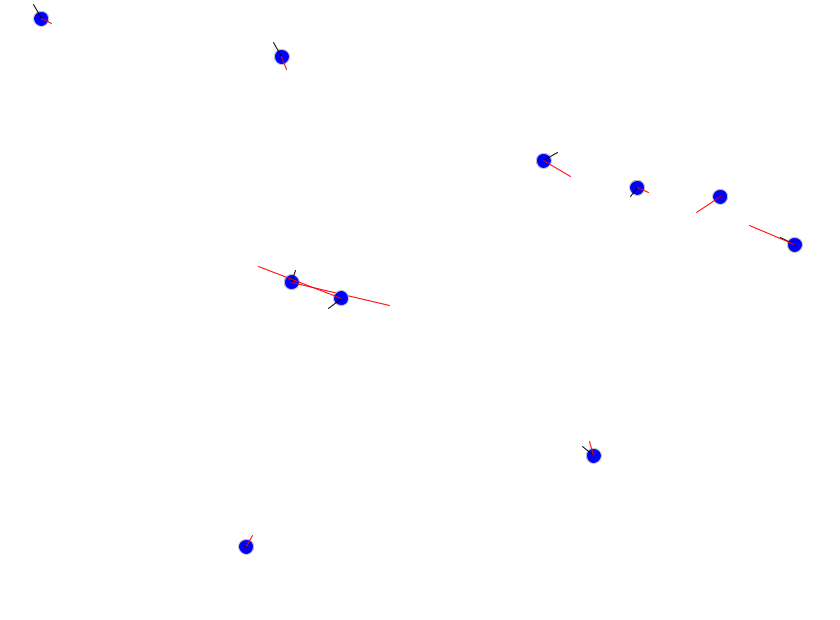
Frame 1 (no input)
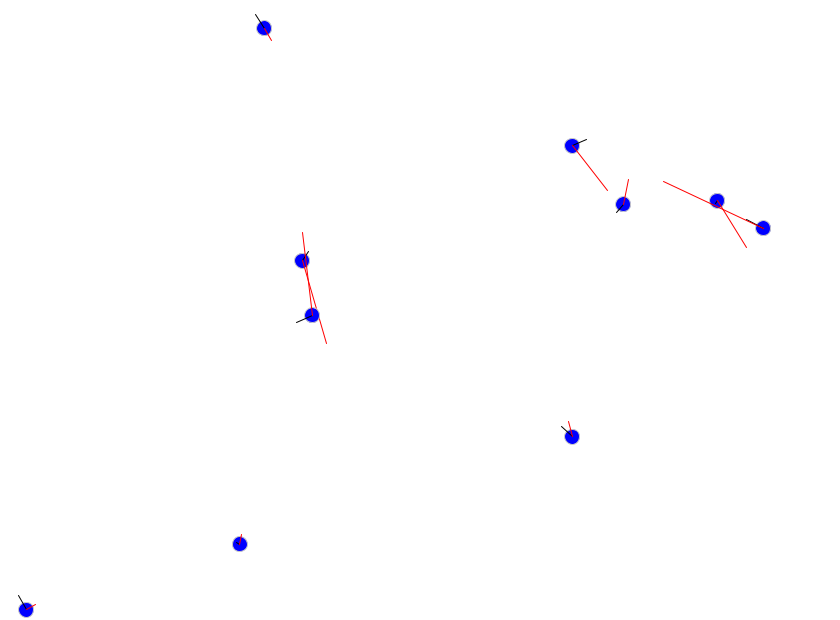
Frame 60 (the mouse pressed at the canvas centre just before this capture)
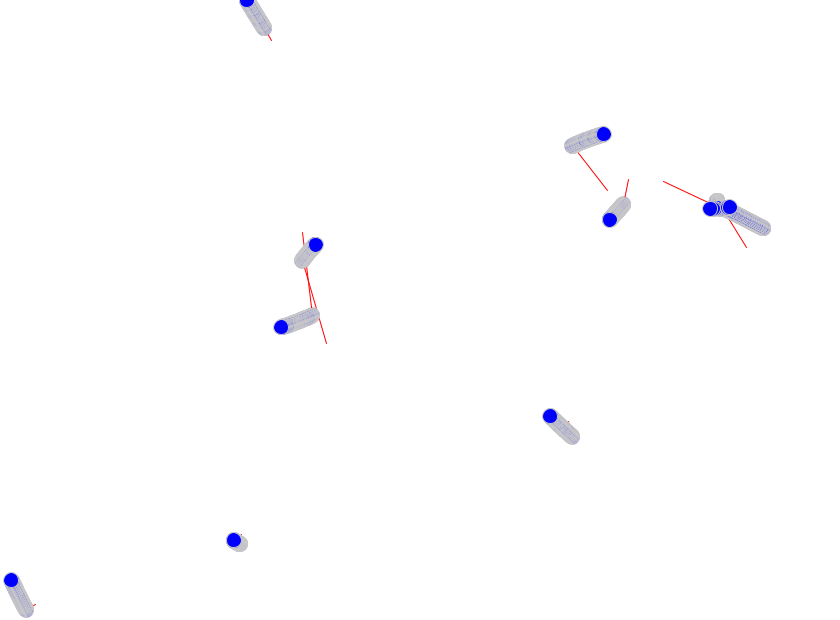
Frame 120 (the mouse held since frame 60 and released just before this capture)

The Processing sketch that drew these frames (run headless with seeded random() and noise(); from frame 60 on, the mouse is pressed at the canvas centre):

// Processing sketch: processing_136015
// ── processing_136015.pde

/*Trabalho 1 - Sistema de Particulas - calculo numerico - 1s2014 - IMECC - Unicamp
 
 Prof. Martinez
 
 TODO: Escrever um Latex explicando o algoritmo e as consideracoes e a teoria ...
 
 Grupo:
 Caio Augusto
 Lucas Garcia
 Caique Conde
 Henrique
 
 Descricao:Levando em conta a lei universal da gravitacao ne Newton, dado um sistema com n particulas
 e suas respectivas condicoes iniciais, "simule" o comportamento de interecao entre as particulas do sistema no dominio do tempo
 
 obs:as particulas sao os circulos azuis, a reta preta eh o vetor velocidade e a vermelha a forca resultante em cada particula
 
 
 Obs:Com essas condicoes iniciais queremos simular um planeta com dois "sois"
 Leia mais:http://galileospendulum.org/2011/09/15/a-planet-with-two-suns/
 
 */
/*numero de particulas*/

int n = 10;
/*Delta tempo (para calcular as medições),obs:quanto menor melhor eh a aproximacao*/

float dt = 0.017;
/*constante universal da gravitacao*/

float G = 200;

/*se mostra ou nao o traco das particulas*/
boolean marks = true;

massa[] massas = new massa[n];

void setup(){
  size(840,620);
  background(255);
  frameRate((int)1/dt);
  println((int)(1/dt));
  for(int i = 0;i<n;i++){
    massas[i]=new massa();
    massas[i].px=random(width);
    massas[i].py=random(height);
    massas[i].m=100;
    massas[i].vx=random(-30,30);
    massas[i].vy=random(-30,30);
  }
}


void draw(){
  novaPos();
  desenhaMassas();
}

void mousePressed(){
  marks=!marks;
  background(255);
}
void desenhaMassas(){
  if(marks){
  background(255);
  }
  fill(255);
  fill(0,0,255);
  for(int i=0;i<n;i++){
    stroke(200);
    ellipse(massas[i].px,massas[i].py,15,15);
    if(marks){
    stroke(0);
    line(massas[i].px,massas[i].py,massas[i].px+0.5*massas[i].vx,massas[i].py+0.5*massas[i].vy);
    stroke(255,0,0);
    line(massas[i].px,massas[i].py,massas[i].px+0.13*massas[i].fx,massas[i].py+0.13*massas[i].fy);  
    }  
}
}

class massa{
  float px,py,vx,vy,ax,ay,fx,fy,m;
  /*TODO: tratar pra que as massas nao saiam da tela*/
  void atualizaPos(){
    ax=fx/m;
    ay=fy/m;
    vx+=dt*ax;
    vy+=dt*ay;
    px=px+vx*dt;
    px=fix(px,width);
    py=py+vy*dt;
    py=fix(py,height);
    }
}

float fix(float val, float lim){
  if(val>lim){
    return val%lim;
  }
  else if(val<0){
    return (lim+val);
  }
  else{
    return val;
  }
}

void novaPos(){
  float fijx,fijy,d;
  for(int i=0;i<n;i++){
    massas[i].fx=0;
    massas[i].fy=0;
    for(int j=0;j<n;j++){
      if(j!=i){
        d=sqrt(pow((massas[j].px-massas[i].px),2)+pow((massas[j].py-massas[i].py),2));
        fijx=((massas[j].px-massas[i].px)*G*massas[j].m*massas[i].m)/pow(d,3);
        fijy=((massas[j].py-massas[i].py)*G*massas[j].m*massas[i].m)/pow(d,3);
        massas[i].fx+=fijx;
        massas[i].fy+=fijy;
      }
    }
  }
  for(int i = 0;i<n;i++){
    massas[i].atualizaPos();
  }
}
